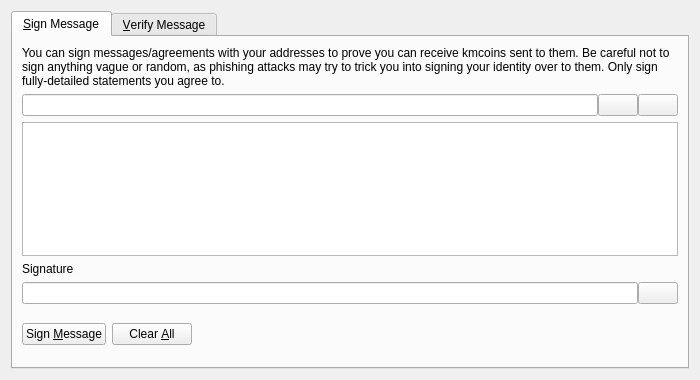
<?xml version="1.0" encoding="UTF-8"?>
<ui version="4.0">
 <class>SignVerifyMessageDialog</class>
 <widget class="QDialog" name="SignVerifyMessageDialog">
  <property name="geometry">
   <rect>
    <x>0</x>
    <y>0</y>
    <width>700</width>
    <height>380</height>
   </rect>
  </property>
  <property name="windowTitle">
   <string>Signatures - Sign / Verify a Message</string>
  </property>
  <property name="modal">
   <bool>true</bool>
  </property>
  <layout class="QVBoxLayout" name="verticalLayout">
   <item>
    <widget class="QTabWidget" name="tabWidget">
     <property name="currentIndex">
      <number>0</number>
     </property>
     <widget class="QWidget" name="tabSignMessage">
      <attribute name="title">
       <string>&amp;Sign Message</string>
      </attribute>
      <layout class="QVBoxLayout" name="verticalLayout_SM">
       <item>
        <widget class="QLabel" name="infoLabel_SM">
         <property name="text">
          <string>You can sign messages/agreements with your addresses to prove you can receive kmcoins sent to them. Be careful not to sign anything vague or random, as phishing attacks may try to trick you into signing your identity over to them. Only sign fully-detailed statements you agree to.</string>
         </property>
         <property name="textFormat">
          <enum>Qt::PlainText</enum>
         </property>
         <property name="wordWrap">
          <bool>true</bool>
         </property>
        </widget>
       </item>
       <item>
        <layout class="QHBoxLayout" name="horizontalLayout_1_SM">
         <property name="spacing">
          <number>0</number>
         </property>
         <item>
          <widget class="QValidatedLineEdit" name="addressIn_SM">
           <property name="toolTip">
            <string>The Kmcoin address to sign the message with</string>
           </property>
          </widget>
         </item>
         <item>
          <widget class="QPushButton" name="addressBookButton_SM">
           <property name="toolTip">
            <string>Choose previously used address</string>
           </property>
           <property name="text">
            <string/>
           </property>
           <property name="icon">
            <iconset resource="../bitcoin.qrc">
             <normaloff>:/icons/address-book</normaloff>:/icons/address-book</iconset>
           </property>
           <property name="shortcut">
            <string>Alt+A</string>
           </property>
           <property name="autoDefault">
            <bool>false</bool>
           </property>
          </widget>
         </item>
         <item>
          <widget class="QPushButton" name="pasteButton_SM">
           <property name="toolTip">
            <string>Paste address from clipboard</string>
           </property>
           <property name="text">
            <string/>
           </property>
           <property name="icon">
            <iconset resource="../bitcoin.qrc">
             <normaloff>:/icons/editpaste</normaloff>:/icons/editpaste</iconset>
           </property>
           <property name="shortcut">
            <string>Alt+P</string>
           </property>
           <property name="autoDefault">
            <bool>false</bool>
           </property>
          </widget>
         </item>
        </layout>
       </item>
       <item>
        <widget class="QPlainTextEdit" name="messageIn_SM">
         <property name="toolTip">
          <string>Enter the message you want to sign here</string>
         </property>
        </widget>
       </item>
       <item>
        <widget class="QLabel" name="signatureLabel_SM">
         <property name="text">
          <string>Signature</string>
         </property>
         <property name="textFormat">
          <enum>Qt::PlainText</enum>
         </property>
        </widget>
       </item>
       <item>
        <layout class="QHBoxLayout" name="horizontalLayout_2_SM">
         <property name="spacing">
          <number>0</number>
         </property>
         <item>
          <widget class="QLineEdit" name="signatureOut_SM">
           <property name="font">
            <font>
             <italic>true</italic>
            </font>
           </property>
           <property name="readOnly">
            <bool>true</bool>
           </property>
          </widget>
         </item>
         <item>
          <widget class="QPushButton" name="copySignatureButton_SM">
           <property name="toolTip">
            <string>Copy the current signature to the system clipboard</string>
           </property>
           <property name="text">
            <string/>
           </property>
           <property name="icon">
            <iconset resource="../bitcoin.qrc">
             <normaloff>:/icons/editcopy</normaloff>:/icons/editcopy</iconset>
           </property>
           <property name="autoDefault">
            <bool>false</bool>
           </property>
          </widget>
         </item>
        </layout>
       </item>
       <item>
        <layout class="QHBoxLayout" name="horizontalLayout_3_SM">
         <item>
          <widget class="QPushButton" name="signMessageButton_SM">
           <property name="toolTip">
            <string>Sign the message to prove you own this Kmcoin address</string>
           </property>
           <property name="text">
            <string>Sign &amp;Message</string>
           </property>
           <property name="icon">
            <iconset resource="../bitcoin.qrc">
             <normaloff>:/icons/edit</normaloff>:/icons/edit</iconset>
           </property>
           <property name="autoDefault">
            <bool>false</bool>
           </property>
          </widget>
         </item>
         <item>
          <widget class="QPushButton" name="clearButton_SM">
           <property name="toolTip">
            <string>Reset all sign message fields</string>
           </property>
           <property name="text">
            <string>Clear &amp;All</string>
           </property>
           <property name="icon">
            <iconset resource="../bitcoin.qrc">
             <normaloff>:/icons/remove</normaloff>:/icons/remove</iconset>
           </property>
           <property name="autoDefault">
            <bool>false</bool>
           </property>
          </widget>
         </item>
         <item>
          <spacer name="horizontalSpacer_1_SM">
           <property name="orientation">
            <enum>Qt::Horizontal</enum>
           </property>
           <property name="sizeHint" stdset="0">
            <size>
             <width>40</width>
             <height>48</height>
            </size>
           </property>
          </spacer>
         </item>
         <item>
          <widget class="QLabel" name="statusLabel_SM">
           <property name="font">
            <font>
             <weight>75</weight>
             <bold>true</bold>
            </font>
           </property>
           <property name="text">
            <string/>
           </property>
           <property name="wordWrap">
            <bool>true</bool>
           </property>
          </widget>
         </item>
         <item>
          <spacer name="horizontalSpacer_2_SM">
           <property name="orientation">
            <enum>Qt::Horizontal</enum>
           </property>
           <property name="sizeHint" stdset="0">
            <size>
             <width>40</width>
             <height>48</height>
            </size>
           </property>
          </spacer>
         </item>
        </layout>
       </item>
      </layout>
     </widget>
     <widget class="QWidget" name="tabVerifyMessage">
      <attribute name="title">
       <string>&amp;Verify Message</string>
      </attribute>
      <layout class="QVBoxLayout" name="verticalLayout_VM">
       <item>
        <widget class="QLabel" name="infoLabel_VM">
         <property name="text">
          <string>Enter the receiver's address, message (ensure you copy line breaks, spaces, tabs, etc. exactly) and signature below to verify the message. Be careful not to read more into the signature than what is in the signed message itself, to avoid being tricked by a man-in-the-middle attack. Note that this only proves the signing party receives with the address, it cannot prove sendership of any transaction!</string>
         </property>
         <property name="textFormat">
          <enum>Qt::PlainText</enum>
         </property>
         <property name="alignment">
          <set>Qt::AlignLeading|Qt::AlignLeft|Qt::AlignTop</set>
         </property>
         <property name="wordWrap">
          <bool>true</bool>
         </property>
        </widget>
       </item>
       <item>
        <layout class="QHBoxLayout" name="horizontalLayout_1_VM">
         <property name="spacing">
          <number>0</number>
         </property>
         <item>
          <widget class="QValidatedLineEdit" name="addressIn_VM">
           <property name="toolTip">
            <string>The Kmcoin address the message was signed with</string>
           </property>
          </widget>
         </item>
         <item>
          <widget class="QPushButton" name="addressBookButton_VM">
           <property name="toolTip">
            <string>Choose previously used address</string>
           </property>
           <property name="text">
            <string/>
           </property>
           <property name="icon">
            <iconset resource="../bitcoin.qrc">
             <normaloff>:/icons/address-book</normaloff>:/icons/address-book</iconset>
           </property>
           <property name="shortcut">
            <string>Alt+A</string>
           </property>
           <property name="autoDefault">
            <bool>false</bool>
           </property>
          </widget>
         </item>
        </layout>
       </item>
       <item>
        <widget class="QPlainTextEdit" name="messageIn_VM"/>
       </item>
       <item>
        <widget class="QValidatedLineEdit" name="signatureIn_VM"/>
       </item>
       <item>
        <layout class="QHBoxLayout" name="horizontalLayout_2_VM">
         <item>
          <widget class="QPushButton" name="verifyMessageButton_VM">
           <property name="toolTip">
            <string>Verify the message to ensure it was signed with the specified Kmcoin address</string>
           </property>
           <property name="text">
            <string>Verify &amp;Message</string>
           </property>
           <property name="icon">
            <iconset resource="../bitcoin.qrc">
             <normaloff>:/icons/transaction_0</normaloff>:/icons/transaction_0</iconset>
           </property>
           <property name="autoDefault">
            <bool>false</bool>
           </property>
          </widget>
         </item>
         <item>
          <widget class="QPushButton" name="clearButton_VM">
           <property name="toolTip">
            <string>Reset all verify message fields</string>
           </property>
           <property name="text">
            <string>Clear &amp;All</string>
           </property>
           <property name="icon">
            <iconset resource="../bitcoin.qrc">
             <normaloff>:/icons/remove</normaloff>:/icons/remove</iconset>
           </property>
           <property name="autoDefault">
            <bool>false</bool>
           </property>
          </widget>
         </item>
         <item>
          <spacer name="horizontalSpacer_1_VM">
           <property name="orientation">
            <enum>Qt::Horizontal</enum>
           </property>
           <property name="sizeHint" stdset="0">
            <size>
             <width>40</width>
             <height>48</height>
            </size>
           </property>
          </spacer>
         </item>
         <item>
          <widget class="QLabel" name="statusLabel_VM">
           <property name="font">
            <font>
             <weight>75</weight>
             <bold>true</bold>
            </font>
           </property>
           <property name="text">
            <string/>
           </property>
           <property name="wordWrap">
            <bool>true</bool>
           </property>
          </widget>
         </item>
         <item>
          <spacer name="horizontalSpacer_2_VM">
           <property name="orientation">
            <enum>Qt::Horizontal</enum>
           </property>
           <property name="sizeHint" stdset="0">
            <size>
             <width>40</width>
             <height>48</height>
            </size>
           </property>
          </spacer>
         </item>
        </layout>
       </item>
      </layout>
     </widget>
    </widget>
   </item>
  </layout>
 </widget>
 <customwidgets>
  <customwidget>
   <class>QValidatedLineEdit</class>
   <extends>QLineEdit</extends>
   <header>qvalidatedlineedit.h</header>
  </customwidget>
 </customwidgets>
 <resources>
  <include location="../bitcoin.qrc"/>
 </resources>
 <connections/>
</ui>
